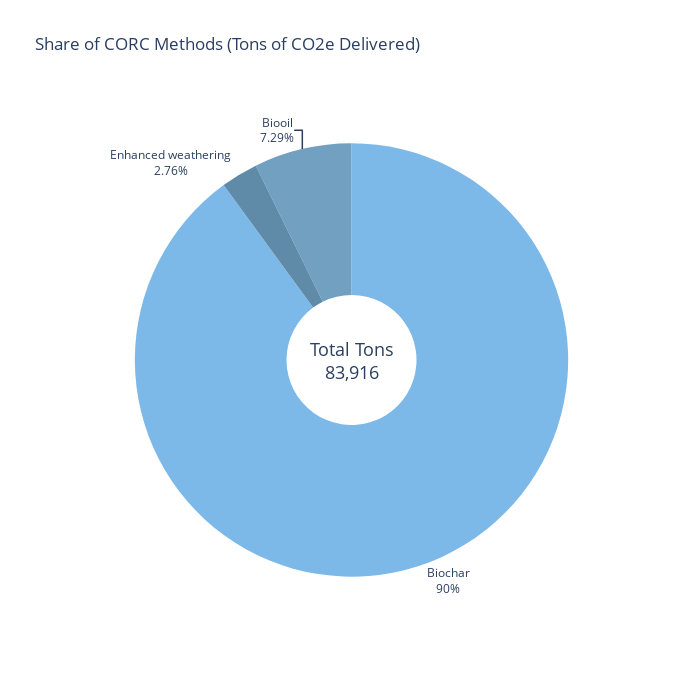

Notebook code for this chart:
### Code cell
import plotly.graph_objects as go

# Calculate total tons purchased
total_tons = delivered["Tons Delivered"].sum()

fig = go.Figure(data=go.Pie(
    labels=delivered["CDR Method"], 
    values=delivered["Tons Delivered"], 
    pull=[0, 0, 0, 0.2, 0], 
    textinfo='percent', 
    textposition='inside',
    hole=0.3  # Create donut shape
))

fig.update_traces(textposition='outside', textinfo='percent+label', marker=dict(colors=['#7CB9E8', '#72A0C1', '#5F8AA8', '#4C7491', '#395E7A']))

# Display total in the middle
fig.update_layout(
    showlegend=False, 
    height=700, 
    width=700, 
    title_text="Share of CORC Methods (Tons of CO2e Delivered)",  # Update title
    annotations=[dict(text='Total Tons<br>{:,.0f}'.format(total_tons), x=0.5, y=0.5, font_size=18, showarrow=False)]
)

fig.show()

### Figure 1 — Plotly figure (JSON) as saved in the notebook; plotly's stock layout.template omitted (floating-point values rounded to 4 significant figures)
{"data": [{"hole": 0.3, "labels": ["Biochar", "Biooil", "Enhanced weathering"], "marker": {"colors": ["#7CB9E8", "#72A0C1", "#5F8AA8", "#4C7491", "#395E7A"]}, "pull": [0, 0, 0, 0.2, 0], "textinfo": "percent+label", "textposition": "outside", "type": "pie", "values": [75480.0, 6116.0, 2315]}], "layout": {"annotations": [{"font": {"size": 18}, "showarrow": false, "text": "Total Tons<br>83,916", "x": 0.5, "y": 0.5}], "height": 700, "showlegend": false, "title": {"text": "Share of CORC Methods (Tons of CO2e Delivered)"}, "width": 700}}
